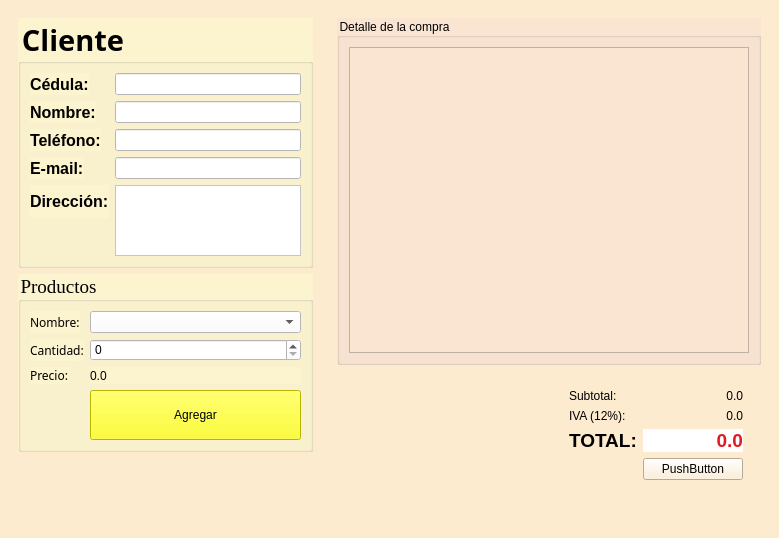
<?xml version="1.0" encoding="UTF-8"?>
<ui version="4.0">
 <class>Principal</class>
 <widget class="QMainWindow" name="Principal">
  <property name="geometry">
   <rect>
    <x>0</x>
    <y>0</y>
    <width>779</width>
    <height>538</height>
   </rect>
  </property>
  <property name="windowTitle">
   <string>Tienda</string>
  </property>
  <property name="windowIcon">
   <iconset resource="recursos.qrc">
    <normaloff>:/new/resources/recursos/tienda.png</normaloff>:/new/resources/recursos/tienda.png</iconset>
  </property>
  <property name="styleSheet">
   <string notr="true">background-color: rgb(255 );
background-color: rgb(253, 235, 208);</string>
  </property>
  <widget class="QWidget" name="centralwidget">
   <layout class="QHBoxLayout" name="horizontalLayout">
    <item>
     <widget class="QWidget" name="widget" native="true">
      <property name="minimumSize">
       <size>
        <width>300</width>
        <height>0</height>
       </size>
      </property>
      <property name="maximumSize">
       <size>
        <width>400</width>
        <height>16777215</height>
       </size>
      </property>
      <layout class="QVBoxLayout" name="verticalLayout">
       <item>
        <widget class="QGroupBox" name="datosBox">
         <property name="maximumSize">
          <size>
           <width>16777215</width>
           <height>250</height>
          </size>
         </property>
         <property name="font">
          <font>
           <family>Leelawadee</family>
           <pointsize>22</pointsize>
           <weight>75</weight>
           <bold>true</bold>
          </font>
         </property>
         <property name="styleSheet">
          <string notr="true">background-color: rgb(252, 243, 207 );
color: rgb(255);</string>
         </property>
         <property name="title">
          <string>Cliente</string>
         </property>
         <layout class="QFormLayout" name="formLayout_2">
          <item row="0" column="0">
           <widget class="QLabel" name="Cedulatxt">
            <property name="font">
             <font>
              <family>System</family>
              <pointsize>12</pointsize>
              <weight>75</weight>
              <bold>true</bold>
             </font>
            </property>
            <property name="text">
             <string>Cédula:</string>
            </property>
           </widget>
          </item>
          <item row="1" column="0">
           <widget class="QLabel" name="Nombretxt">
            <property name="font">
             <font>
              <family>System</family>
              <pointsize>12</pointsize>
              <weight>75</weight>
              <bold>true</bold>
             </font>
            </property>
            <property name="text">
             <string>Nombre:</string>
            </property>
           </widget>
          </item>
          <item row="1" column="1">
           <widget class="QLineEdit" name="inNombre">
            <property name="styleSheet">
             <string notr="true">color: rgb(0, 0, 0);
background-color: rgb(255, 255, 255);</string>
            </property>
           </widget>
          </item>
          <item row="2" column="0">
           <widget class="QLabel" name="Telefonotxt">
            <property name="font">
             <font>
              <family>System</family>
              <pointsize>12</pointsize>
              <weight>75</weight>
              <bold>true</bold>
             </font>
            </property>
            <property name="text">
             <string>Teléfono:</string>
            </property>
           </widget>
          </item>
          <item row="2" column="1">
           <widget class="QLineEdit" name="inTelefono">
            <property name="styleSheet">
             <string notr="true">vcolor: rgb(0, 0, 0);
background-color: rgb(255, 255, 255);</string>
            </property>
           </widget>
          </item>
          <item row="3" column="0">
           <widget class="QLabel" name="Emailtxt">
            <property name="font">
             <font>
              <family>System</family>
              <pointsize>12</pointsize>
              <weight>75</weight>
              <bold>true</bold>
             </font>
            </property>
            <property name="text">
             <string>E-mail:</string>
            </property>
           </widget>
          </item>
          <item row="3" column="1">
           <widget class="QLineEdit" name="inEmail">
            <property name="styleSheet">
             <string notr="true">background-color: rgb(255, 255, 255);
color: rgb(0, 0, 0);</string>
            </property>
           </widget>
          </item>
          <item row="4" column="0">
           <widget class="QLabel" name="Direcciontxt">
            <property name="font">
             <font>
              <family>System</family>
              <pointsize>12</pointsize>
              <weight>75</weight>
              <bold>true</bold>
             </font>
            </property>
            <property name="text">
             <string>Dirección:</string>
            </property>
           </widget>
          </item>
          <item row="4" column="1">
           <widget class="QTextEdit" name="inDireccion">
            <property name="minimumSize">
             <size>
              <width>60</width>
              <height>0</height>
             </size>
            </property>
            <property name="styleSheet">
             <string notr="true">background-color: rgb(255, 255, 255);</string>
            </property>
           </widget>
          </item>
          <item row="0" column="1">
           <widget class="QLineEdit" name="inCedula">
            <property name="styleSheet">
             <string notr="true">color: rgb(0, 0, 0);
border-color: rgb(0, 0, 0);
background-color: rgb(255, 255, 255);</string>
            </property>
           </widget>
          </item>
         </layout>
        </widget>
       </item>
       <item>
        <widget class="QGroupBox" name="groupBox_2">
         <property name="maximumSize">
          <size>
           <width>16777215</width>
           <height>180</height>
          </size>
         </property>
         <property name="font">
          <font>
           <family>Georgia</family>
           <pointsize>14</pointsize>
          </font>
         </property>
         <property name="styleSheet">
          <string notr="true">background-color: rgb(252, 243, 207);
color: rgb(0,0,0);</string>
         </property>
         <property name="title">
          <string>Productos</string>
         </property>
         <layout class="QFormLayout" name="formLayout_3">
          <item row="0" column="0">
           <widget class="QLabel" name="PNombretxt">
            <property name="font">
             <font>
              <family>Eras Demi ITC</family>
              <pointsize>9</pointsize>
             </font>
            </property>
            <property name="text">
             <string>Nombre:</string>
            </property>
           </widget>
          </item>
          <item row="0" column="1">
           <widget class="QComboBox" name="inProducto">
            <property name="cursor">
             <cursorShape>PointingHandCursor</cursorShape>
            </property>
            <property name="styleSheet">
             <string notr="true">background-color: rgb(255, 255, 255);</string>
            </property>
           </widget>
          </item>
          <item row="1" column="0">
           <widget class="QLabel" name="PCantidadtxt">
            <property name="font">
             <font>
              <family>Eras Demi ITC</family>
              <pointsize>9</pointsize>
             </font>
            </property>
            <property name="text">
             <string>Cantidad:</string>
            </property>
           </widget>
          </item>
          <item row="1" column="1">
           <widget class="QSpinBox" name="inCantidad">
            <property name="cursor">
             <cursorShape>PointingHandCursor</cursorShape>
            </property>
            <property name="styleSheet">
             <string notr="true">background-color: rgb(255, 255, 255);</string>
            </property>
           </widget>
          </item>
          <item row="2" column="0">
           <widget class="QLabel" name="PPreciotxt">
            <property name="font">
             <font>
              <family>Eras Demi ITC</family>
              <pointsize>9</pointsize>
             </font>
            </property>
            <property name="text">
             <string>Precio:</string>
            </property>
           </widget>
          </item>
          <item row="2" column="1">
           <widget class="QLabel" name="outPrecio">
            <property name="styleSheet">
             <string notr="true">font: 75 14pt &quot;MS Shell Dlg 2&quot;;</string>
            </property>
            <property name="text">
             <string>0.0</string>
            </property>
           </widget>
          </item>
          <item row="3" column="1">
           <widget class="QPushButton" name="cmdAgregar">
            <property name="minimumSize">
             <size>
              <width>0</width>
              <height>50</height>
             </size>
            </property>
            <property name="cursor">
             <cursorShape>PointingHandCursor</cursorShape>
            </property>
            <property name="styleSheet">
             <string notr="true">background-color: rgb(255, 255, 0);</string>
            </property>
            <property name="text">
             <string>Agregar</string>
            </property>
           </widget>
          </item>
         </layout>
        </widget>
       </item>
       <item>
        <spacer name="verticalSpacer_3">
         <property name="orientation">
          <enum>Qt::Vertical</enum>
         </property>
         <property name="sizeHint" stdset="0">
          <size>
           <width>20</width>
           <height>40</height>
          </size>
         </property>
        </spacer>
       </item>
      </layout>
     </widget>
    </item>
    <item>
     <widget class="QWidget" name="widget_2" native="true">
      <layout class="QVBoxLayout" name="verticalLayout_2">
       <item>
        <widget class="QGroupBox" name="groupBox_3">
         <property name="styleSheet">
          <string notr="true">background-color: rgb(250, 229, 211);
font: 11pt &quot;Georgia&quot;;</string>
         </property>
         <property name="title">
          <string>Detalle de la compra</string>
         </property>
         <layout class="QHBoxLayout" name="horizontalLayout_3">
          <item>
           <widget class="QTableWidget" name="outDetalle">
            <property name="minimumSize">
             <size>
              <width>400</width>
              <height>0</height>
             </size>
            </property>
            <property name="styleSheet">
             <string notr="true"/>
            </property>
           </widget>
          </item>
         </layout>
        </widget>
       </item>
       <item>
        <widget class="QWidget" name="widget_3" native="true">
         <layout class="QHBoxLayout" name="horizontalLayout_2">
          <item>
           <spacer name="horizontalSpacer">
            <property name="orientation">
             <enum>Qt::Horizontal</enum>
            </property>
            <property name="sizeHint" stdset="0">
             <size>
              <width>7</width>
              <height>20</height>
             </size>
            </property>
           </spacer>
          </item>
          <item>
           <widget class="QWidget" name="widget_4" native="true">
            <property name="styleSheet">
             <string notr="true"/>
            </property>
            <layout class="QFormLayout" name="formLayout">
             <item row="0" column="0">
              <widget class="QLabel" name="Subtotaltxt">
               <property name="text">
                <string>Subtotal:</string>
               </property>
              </widget>
             </item>
             <item row="0" column="1">
              <widget class="QLabel" name="outSubtotal">
               <property name="minimumSize">
                <size>
                 <width>100</width>
                 <height>0</height>
                </size>
               </property>
               <property name="layoutDirection">
                <enum>Qt::LeftToRight</enum>
               </property>
               <property name="text">
                <string>0.0</string>
               </property>
               <property name="alignment">
                <set>Qt::AlignRight|Qt::AlignTrailing|Qt::AlignVCenter</set>
               </property>
              </widget>
             </item>
             <item row="1" column="0">
              <widget class="QLabel" name="IVAtxt">
               <property name="text">
                <string>IVA (12%):</string>
               </property>
              </widget>
             </item>
             <item row="1" column="1">
              <widget class="QLabel" name="outIva">
               <property name="minimumSize">
                <size>
                 <width>100</width>
                 <height>0</height>
                </size>
               </property>
               <property name="layoutDirection">
                <enum>Qt::LeftToRight</enum>
               </property>
               <property name="text">
                <string>0.0</string>
               </property>
               <property name="alignment">
                <set>Qt::AlignRight|Qt::AlignTrailing|Qt::AlignVCenter</set>
               </property>
              </widget>
             </item>
             <item row="2" column="0">
              <widget class="QLabel" name="Totaltxt">
               <property name="font">
                <font>
                 <pointsize>14</pointsize>
                 <weight>75</weight>
                 <bold>true</bold>
                </font>
               </property>
               <property name="text">
                <string>TOTAL:</string>
               </property>
              </widget>
             </item>
             <item row="2" column="1">
              <widget class="QLabel" name="outTotal">
               <property name="minimumSize">
                <size>
                 <width>100</width>
                 <height>0</height>
                </size>
               </property>
               <property name="font">
                <font>
                 <pointsize>14</pointsize>
                 <weight>75</weight>
                 <bold>true</bold>
                </font>
               </property>
               <property name="layoutDirection">
                <enum>Qt::LeftToRight</enum>
               </property>
               <property name="styleSheet">
                <string notr="true">color: rgb(224, 27, 36);
background-color: rgb(255, 255, 255);</string>
               </property>
               <property name="text">
                <string>0.0</string>
               </property>
               <property name="alignment">
                <set>Qt::AlignRight|Qt::AlignTrailing|Qt::AlignVCenter</set>
               </property>
              </widget>
             </item>
             <item row="3" column="1">
              <widget class="QPushButton" name="cmdFacturar">
               <property name="text">
                <string>PushButton</string>
               </property>
              </widget>
             </item>
            </layout>
           </widget>
          </item>
         </layout>
        </widget>
       </item>
      </layout>
     </widget>
    </item>
   </layout>
  </widget>
  <widget class="QMenuBar" name="menubar">
   <property name="geometry">
    <rect>
     <x>0</x>
     <y>0</y>
     <width>779</width>
     <height>25</height>
    </rect>
   </property>
  </widget>
  <widget class="QStatusBar" name="statusbar"/>
 </widget>
 <resources>
  <include location="recursos.qrc"/>
 </resources>
 <connections/>
</ui>
